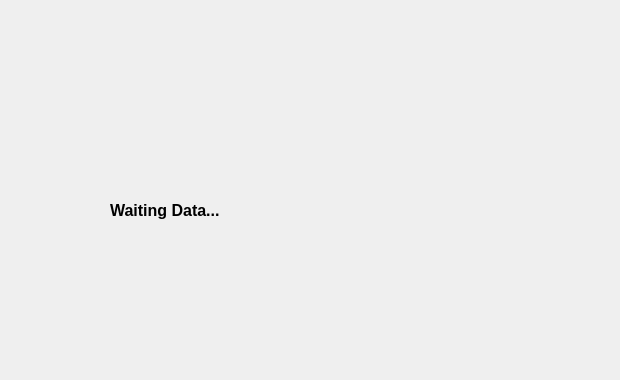
            <widget class="QWidget" name="main_page">
             <widget class="QLabel" name="information_label">
              <property name="geometry">
               <rect>
                <x>110</x>
                <y>150</y>
                <width>501</width>
                <height>121</height>
               </rect>
              </property>
              <property name="font">
               <font>
                <pointsize>12</pointsize>
                <weight>75</weight>
                <bold>true</bold>
               </font>
              </property>
              <property name="text">
               <string>Waiting Data...</string>
              </property>
             </widget>
             <widget class="QWidget" name="verticalLayoutWidget_3">
              <property name="geometry">
               <rect>
                <x>240</x>
                <y>50</y>
                <width>231</width>
                <height>251</height>
               </rect>
              </property>
              <layout class="QVBoxLayout" name="verticalLayout_13">
               <item>
                <widget class="QLabel" name="information_name">
                 <property name="font">
                  <font>
                   <pointsize>12</pointsize>
                   <weight>75</weight>
                   <bold>true</bold>
                  </font>
                 </property>
                 <property name="text">
                  <string/>
                 </property>
                </widget>
               </item>
               <item>
                <widget class="QLabel" name="information_surname">
                 <property name="font">
                  <font>
                   <pointsize>12</pointsize>
                   <weight>75</weight>
                   <bold>true</bold>
                  </font>
                 </property>
                 <property name="text">
                  <string/>
                 </property>
                </widget>
               </item>
               <item>
                <widget class="QLabel" name="information_card_uuid">
                 <property name="font">
                  <font>
                   <pointsize>12</pointsize>
                   <weight>75</weight>
                   <bold>true</bold>
                  </font>
                 </property>
                 <property name="text">
                  <string/>
                 </property>
                </widget>
               </item>
               <item>
                <widget class="QLabel" name="information_phone_num">
                 <property name="font">
                  <font>
                   <pointsize>12</pointsize>
                   <weight>75</weight>
                   <bold>true</bold>
                  </font>
                 </property>
                 <property name="text">
                  <string/>
                 </property>
                </widget>
               </item>
               <item>
                <widget class="QLabel" name="information_balance">
                 <property name="font">
                  <font>
                   <pointsize>12</pointsize>
                   <weight>75</weight>
                   <bold>true</bold>
                  </font>
                 </property>
                 <property name="text">
                  <string/>
                 </property>
                </widget>
               </item>
              </layout>
             </widget>
             <widget class="QLabel" name="information_label_real">
              <property name="geometry">
               <rect>
                <x>240</x>
                <y>310</y>
                <width>211</width>
                <height>61</height>
               </rect>
              </property>
              <property name="font">
               <font>
                <pointsize>22</pointsize>
                <weight>50</weight>
                <bold>false</bold>
               </font>
              </property>
              <property name="text">
               <string/>
              </property>
             </widget>
            </widget>
